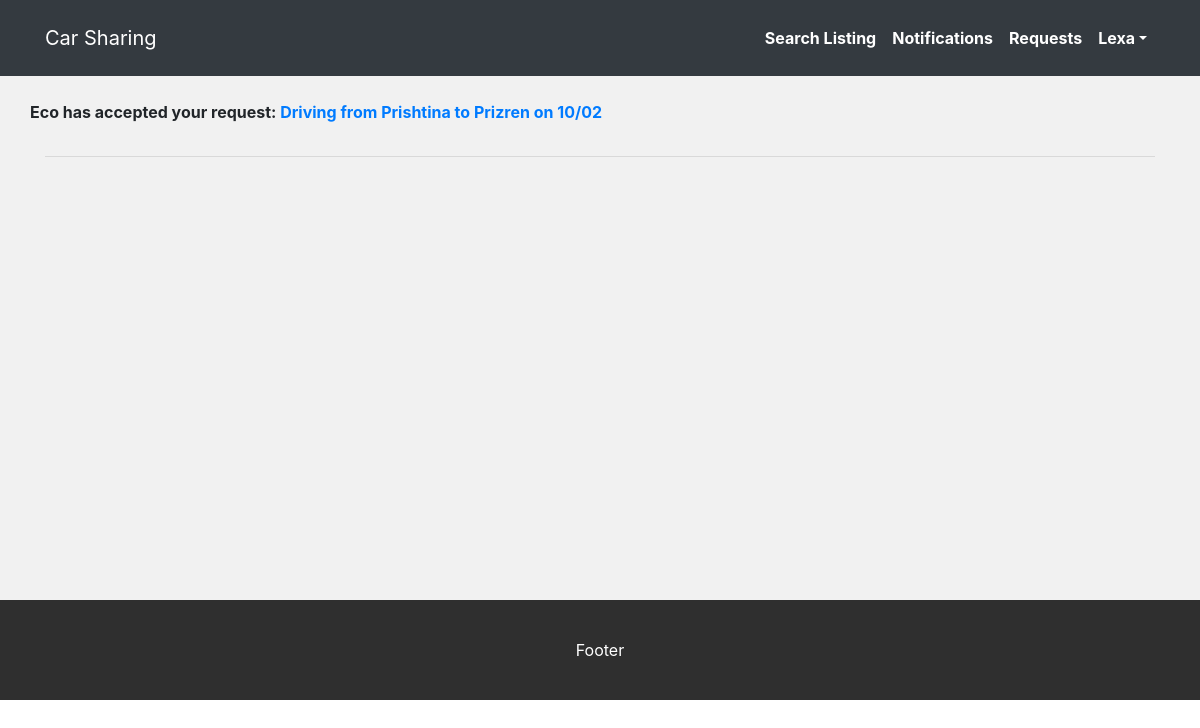
The app's page /notifications (signed in) with its own data.
### models.py (models this page shows, shortened)
class User(db.Model):
    __tablename__ = 'users'
    id = db.Column(db.Integer, primary_key=True)
    first_name = db.Column(db.String(45))
    last_name = db.Column(db.String(45))
    email = db.Column(db.String(255))
    password = db.Column(db.String(255))
    created_at = db.Column(db.DateTime, server_default=func.now())
    updated_at = db.Column(db.DateTime, server_default=func.now(), onupdate=func.now())
    listings_requested_by_this_user = db.relationship('Listing', secondary=requests, lazy='dynamic',backref=db.backref('users', lazy=True))

class UserRequest(db.Model):
    __tablename__ = 'requests'
    __table_args__ = {'extend_existing': True}

class Listing(db.Model):
    __tablename__ = 'listings'
    id = db.Column(db.Integer, primary_key=True)
    user_id = db.Column(db.Integer, db.ForeignKey("users.id", ondelete="cascade", onupdate='cascade'), nullable=False)
    location_from = db.Column(db.String())
    location_to = db.Column(db.String())
    description = db.Column(db.String())
    date = db.Column(db.DateTime)
    price = db.Column(db.String)
    created_at = db.Column(db.DateTime, server_default=func.now())
    updated_at = db.Column(db.DateTime, server_default=func.now(), onupdate=func.now())
    user = db.relationship('User', foreign_keys=[user_id], backref="user_listings")
    users_request_this_listing = db.relationship('User', secondary=requests, lazy='dynamic', backref=db.backref('listings', lazy=True))

### controller_functions.py (the view)
def showNotifications():
    logged_in_user = User.query.get(session['user_id'])
    sql = text("SELECT l.id as listing_id, l.description, strftime('%m', l.date) AS month, strftime('%d', l.date) AS day, u.first_name, u.last_name, r.accepted  FROM notifications n JOIN listings l on n.listing_id = l.id JOIN requests r on n.listing_id = r.listing_id JOIN users u on n.sender_id = u.id WHERE n.receiver_id = "+str(session['user_id'])+";")
    result = db.engine.execute(sql)
    notifications = result.fetchall()
    for i in notifications:
        print(i.description)
    return render_template("notifications.html", notifications=notifications, logged_in_user=logged_in_user)

### templates/notifications.html (shortened to what this page needs)
{% include 'includes/header.html' %}
<div class="container my-3 content-height">
    {% for notification in notifications %}
    <div class="row mt-4">
        {% if notification.accepted == 1 %}
        <p class="font-weight-bold text-body">{{notification.first_name}} has accepted your request: <span class="text-primary">{{notification.description}} on {{notification.day}}/{{notification.month}}</span></p>
        {% elif notification.accepted == 0 %}
        <p class="font-weight-bold text-body">{{notification.first_name}} has declined your request: <span class="text-danger">{{notification.description}} on {{notification.day}}/{{notification.month}}</span></p>
        {% endif %}
    </div>
    <hr>
    {% endfor %}
</div>
{% include 'includes/footer.html' %}

### templates/includes/header.html (shortened to what this page needs)
<!DOCTYPE html>
<html lang="en">
<head>
    <link rel="stylesheet" type="text/css" href="{{ url_for('static', filename='css/bootstrap.min.css') }}">
    <link rel="stylesheet" href="https://use.fontawesome.com/releases/v5.8.2/css/all.css"
>
    <link rel="stylesheet" type="text/css" href="{{ url_for('static', filename='css/style.css') }}">
</head>
<div id="wrapper">
<body>
    <div id="header" class="full-rel-left">
        <nav class="navbar navbar-expand-lg navbar-dark">
            <div class="container">
                <a href="/" class="navbar-brand">Car Sharing</a>
                <div class="collapse navbar-collapse justify-content-end" id="navbarSupportedContent">
                    <ul class="navbar-nav ml-auto nav-flex-icons">
                        {% if(logged_in_user) %}
                        <li class="nav-item active">
                            <a class="nav-link" href="/">Search Listing</a>
                        </li>
                        <li class="nav-item active">
                            <a class="nav-link" href="/notifications">Notifications</a>
                        </li>
                        <li class="nav-item">
                            <a class="nav-link" href="/requests">Requests</a>
                        </li>
                        <li class="nav-item dropdown">
                            <a class="nav-link dropdown-toggle" data-toggle="dropdown" role="button"
                                aria-haspopup="true" aria-expanded="false">{{logged_in_user.first_name}}</a>
                        </li>
                        {% endif %}
                    </ul>
                </div>
            </div>
        </nav>
    </div>

### static/css/style.css (style rules this page uses)
#wrapper { background-color: #f1f1f1; }
.full-rel-left { width: 100%; }
#header { padding: 10px 0; background-color: #343A40; }
.navbar-dark .navbar-nav .nav-link { color: #fff; font-weight: bolder; }
div.content-height { min-height: 300px; }

### records on screen
User: first_name "Lexa"
UserRequest: first_name "Eco", description "Driving from Prishtina to Prizren", day "10", month "02"
